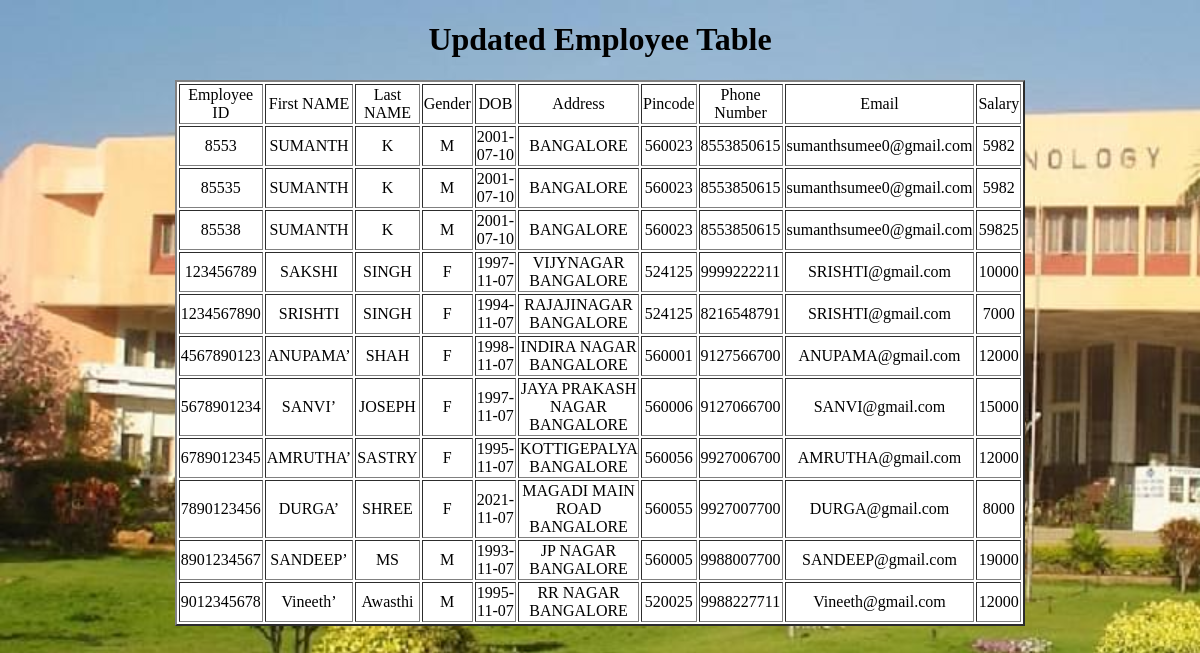
Page /employee_detail.php on the committed database.
### tables this page shows
CREATE TABLE `employee` (
  `E_ID` bigint(20) NOT NULL,
  `E_FNAME` varchar(20) DEFAULT NULL,
  `E_LNAME` varchar(20) DEFAULT NULL,
  `E_GENDER` char(1) DEFAULT NULL,
  `E_DOB` date DEFAULT NULL,
  `E_ADDRESS` varchar(100) DEFAULT NULL,
  `E_PINCODE` bigint(6) DEFAULT NULL,
  `E_PHONE` bigint(20) DEFAULT NULL,
  `E_EMAIL` varchar(50) DEFAULT NULL,
  `E_SALARY` bigint(7) DEFAULT NULL
);

### employee_detail.php (the view, shortened to what this page needs)
<!DOCTYPE html>
<html>
    <head>
    </head>
    <body>
        <div align="center">
            <h1>Updated Employee Table  </h1>
        <table border="2" style="width:40%; float:center; background-color:#FFFFFF";>
            <tr>
                <td align="center">Employee ID</td>
                <td align="center"> First NAME</td>
                <td align="center"> Last NAME</td>
                <td align="center"> Gender</td>
                <td align="center"> DOB</td>
                <td align="center"> Address</td>
                <td align="center">Pincode</td>
                <td align="center">Phone Number</td>
                <td align="center">Email</td>
                <td align="center">Salary</td>
            </tr>
                <?php
			$db = mysqli_connect("localhost","root","","mydatabase");
			$query = mysqli_query($db,"SELECT * FROM employee; ");
			while ($row = mysqli_fetch_assoc($query))
			{
				echo "<tr>";
				echo '<td align="center">'.$row['E_ID']."</td>";
				echo '<td align="center">'.$row['E_FNAME']."</td>";
				echo '<td align="center">'.$row['E_LNAME']."</td>";
                echo '<td align="center">'.$row['E_GENDER']."</td>";
                echo '<td align="center">'.$row['E_DOB']."</td>";
                echo '<td align="center">'.$row['E_ADDRESS']."</td>";
                echo '<td align="center">'.$row['E_PINCODE']."</td>";
                echo '<td align="center">'.$row['E_PHONE']."</td>";
                echo '<td align="center">'.$row['E_EMAIL']."</td>";
                echo '<td align="center">'.$row['E_SALARY']."</td>";
				echo "</tr>";
			}
		?>
            </table>
            </div>
    </body>
</html>

### employee_detail.php (style rules this page uses)
body { background-image: url(images/1486213969B1.jpg) ,url(images/download.png ) ; background-repeat: no-repeat; background-size: 1500px 900px; background-blend-mode:lighten; opacity: 1; }

### rows in the picture
employee: E_ID "8553", E_FNAME "SUMANTH", E_LNAME "K", E_GENDER "M", E_DOB "2001-07-10", E_ADDRESS "BANGALORE", E_PINCODE "560023", E_PHONE "8553850615", E_EMAIL "sumanthsumee0@gmail.com", E_SALARY "5982"
employee: E_ID "85535", E_FNAME "SUMANTH", E_LNAME "K", E_GENDER "M", E_DOB "2001-07-10", E_ADDRESS "BANGALORE", E_PINCODE "560023", E_PHONE "8553850615", E_EMAIL "sumanthsumee0@gmail.com", E_SALARY "5982"
employee: E_ID "85538", E_FNAME "SUMANTH", E_LNAME "K", E_GENDER "M", E_DOB "2001-07-10", E_ADDRESS "BANGALORE", E_PINCODE "560023", E_PHONE "8553850615", E_EMAIL "sumanthsumee0@gmail.com", E_SALARY "59825"
employee: E_ID "123456789", E_FNAME "SAKSHI", E_LNAME "SINGH", E_GENDER "F", E_DOB "1997-11-07", E_ADDRESS "VIJYNAGAR BANGALORE", E_PINCODE "524125", E_PHONE "9999222211", E_EMAIL "SRISHTI@gmail.com", E_SALARY "10000"
employee: E_ID "1234567890", E_FNAME "SRISHTI", E_LNAME "SINGH", E_GENDER "F", E_DOB "1994-11-07", E_ADDRESS "RAJAJINAGAR BANGALORE", E_PINCODE "524125", E_PHONE "8216548791", E_EMAIL "SRISHTI@gmail.com", E_SALARY "7000"
employee: E_ID "4567890123", E_FNAME "ANUPAMA’", E_LNAME "SHAH", E_GENDER "F", E_DOB "1998-11-07", E_ADDRESS "INDIRA NAGAR BANGALORE", E_PINCODE "560001", E_PHONE "9127566700", E_EMAIL "ANUPAMA@gmail.com", E_SALARY "12000"
employee: E_ID "5678901234", E_FNAME "SANVI’", E_LNAME "JOSEPH", E_GENDER "F", E_DOB "1997-11-07", E_ADDRESS "JAYA PRAKASH NAGAR BANGALORE", E_PINCODE "560006", E_PHONE "9127066700", E_EMAIL "SANVI@gmail.com", E_SALARY "15000"
employee: E_ID "6789012345", E_FNAME "AMRUTHA’", E_LNAME "SASTRY", E_GENDER "F", E_DOB "1995-11-07", E_ADDRESS "KOTTIGEPALYA BANGALORE", E_PINCODE "560056", E_PHONE "9927006700", E_EMAIL "AMRUTHA@gmail.com", E_SALARY "12000"
employee: E_ID "7890123456", E_FNAME "DURGA’", E_LNAME "SHREE", E_GENDER "F", E_DOB "2021-11-07", E_ADDRESS "MAGADI MAIN ROAD BANGALORE", E_PINCODE "560055", E_PHONE "9927007700", E_EMAIL "DURGA@gmail.com", E_SALARY "8000"
employee: E_ID "8901234567", E_FNAME "SANDEEP’", E_LNAME "MS", E_GENDER "M", E_DOB "1993-11-07", E_ADDRESS "JP NAGAR BANGALORE", E_PINCODE "560005", E_PHONE "9988007700", E_EMAIL "SANDEEP@gmail.com", E_SALARY "19000"
employee: E_ID "9012345678", E_FNAME "Vineeth’", E_LNAME "Awasthi", E_GENDER "M", E_DOB "1995-11-07", E_ADDRESS "RR NAGAR BANGALORE", E_PINCODE "520025", E_PHONE "9988227711", E_EMAIL "Vineeth@gmail.com", E_SALARY "12000"
